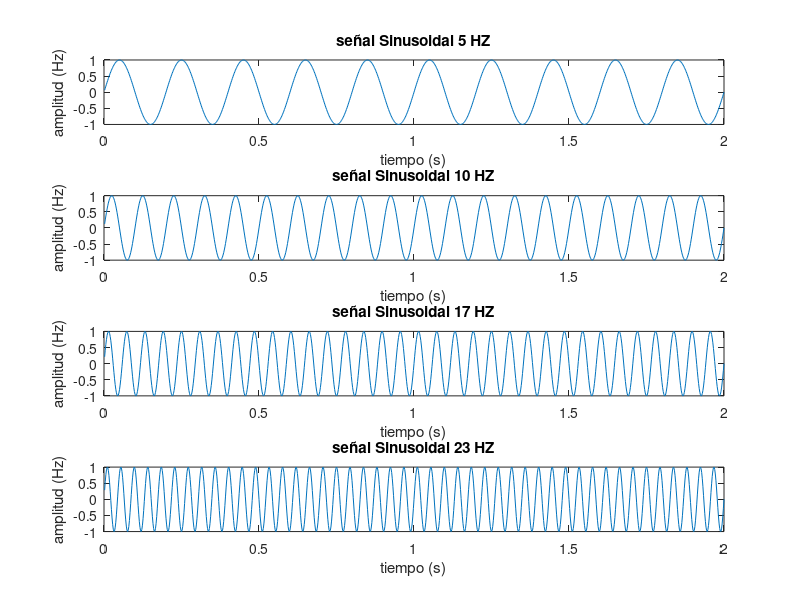
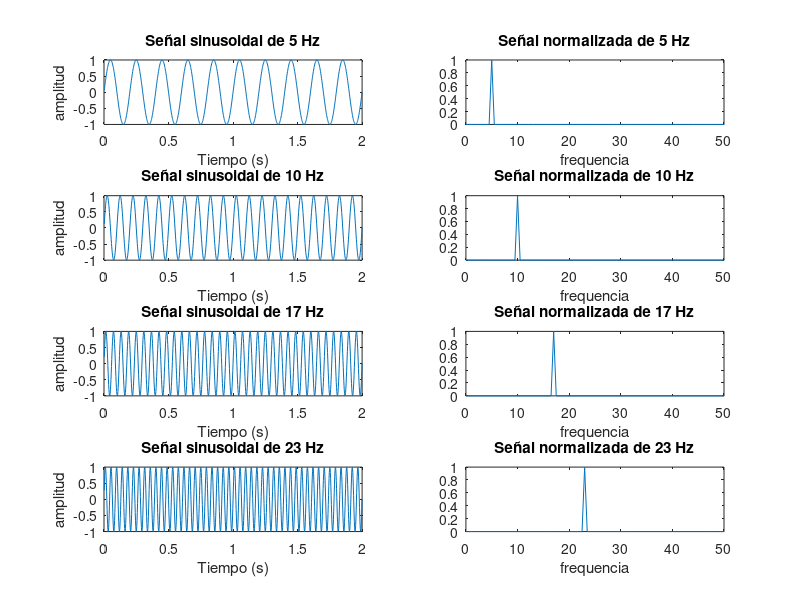
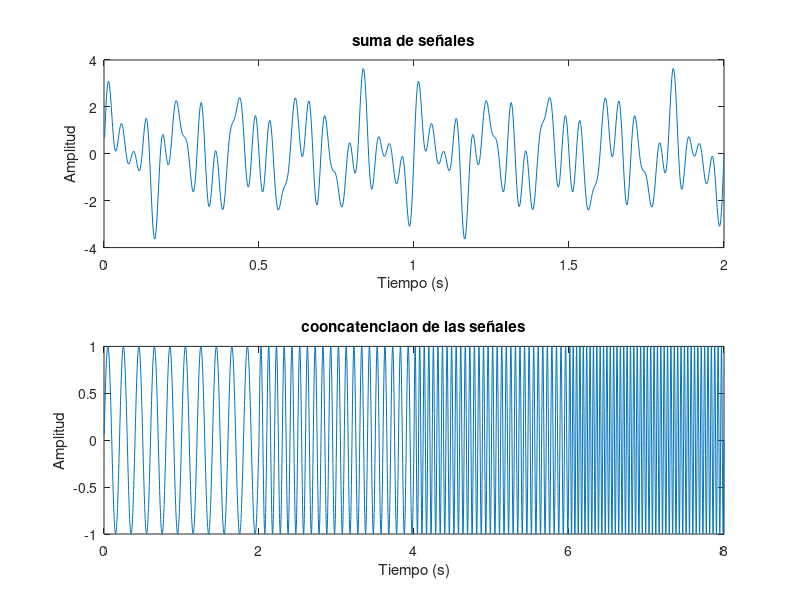
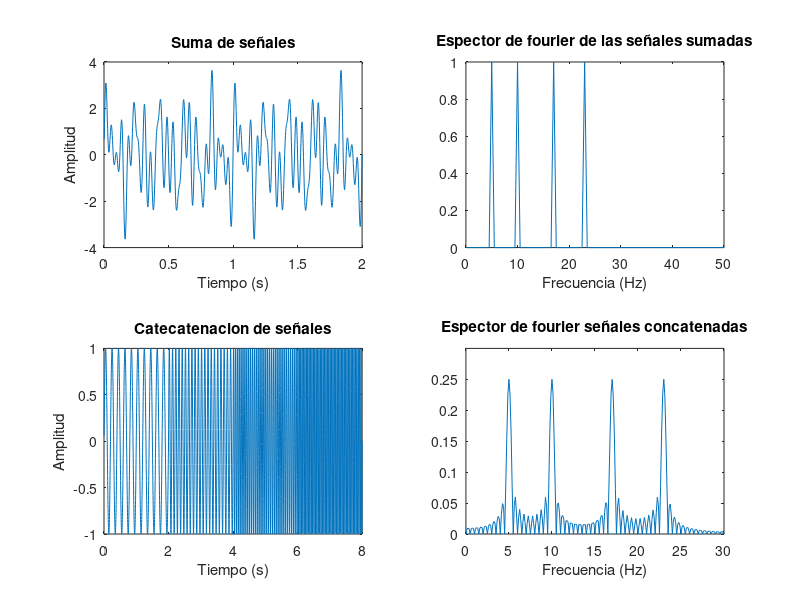

Write MATLAB code to recreate these figures, in order. (Note: this script raises an error after producing the figures.)
Fs = 500;

F1 = 5;
F2 = 10;
F3 = 17;
F4 = 23;

t=1/Fs:1/Fs:2;
t2 = 1/Fs:1/Fs:8;

f = Fs*(0:((Fs*t(end))/2))/(Fs*t(end));
f2 = Fs*(0:((Fs*t2(end))/2))/(Fs*t2(end));

s1 = sin(2*pi*F1*t);
s2 = sin(2*pi*F2*t);
s3 = sin(2*pi*F3*t);
s4 = sin(2*pi*F4*t);

figure('name','señales sinusoidales', 'units', 'normalized')

subplot(4,1,1);
plot(t,s1);
title(['señal Sinusoidal ', num2str(F1),' HZ']);
xlabel('tiempo (s)')
ylabel('amplitud (Hz)')

subplot(4,1,2);
plot(t,s2);
title(['señal Sinusoidal ', num2str(F2),' HZ']);
xlabel('tiempo (s)')
ylabel('amplitud (Hz)')

subplot(4,1,3);
plot(t,s3);
title(['señal Sinusoidal ', num2str(F3),' HZ']);
xlabel('tiempo (s)')
ylabel('amplitud (Hz)')

subplot(4,1,4);
plot(t,s4);
title(['señal Sinusoidal ', num2str(F4),' HZ']);
xlabel('tiempo (s)')
ylabel('amplitud (Hz)')

fourier1 = fft(s1);
fourier2 = fft(s2);
fourier3 = fft(s3);
fourier4 = fft(s4);

mag1 = abs(fourier1/(Fs*t(end)));
mag2 = abs(fourier2/(Fs*t(end)));
mag3 = abs(fourier3/(Fs*t(end)));
mag4 = abs(fourier4/(Fs*t(end)));

norm1=mag1(1:(Fs*t(end))/2+1);
norm1(2:end-1) = 2*norm1(2:end-1);
norm2=mag2(1:(Fs*t(end))/2+1);
norm2(2:end-1) = 2*norm2(2:end-1);
norm3=mag3(1:(Fs*t(end))/2+1);
norm3(2:end-1) = 2*norm3(2:end-1);
norm4=mag4(1:(Fs*t(end))/2+1);
norm4(2:end-1) = 2*norm4(2:end-1);

figure('name','Individual fourier', 'units', 'normalized')

subplot(4,2,1)
plot(t,s1)
title(['Señal sinusoidal de ',num2str(F1),' Hz']);
xlabel('Tiempo (s)');
ylabel('amplitud')

subplot(4,2,3)
plot(t,s2)
title(['Señal sinusoidal de ',num2str(F2),' Hz']);
xlabel('Tiempo (s)');
ylabel('amplitud')

subplot(4,2,5)
plot(t,s3)
title(['Señal sinusoidal de ',num2str(F3),' Hz']);
xlabel('Tiempo (s)');
ylabel('amplitud')

subplot(4,2,7)
plot(t,s4)
title(['Señal sinusoidal de ',num2str(F4),' Hz']);
xlabel('Tiempo (s)');
ylabel('amplitud')


subplot(4,2,2)
plot(f,norm1)
axis([0 50 0 1])
title(['Señal normalizada de ',num2str(F1),' Hz']);
xlabel('frequencia');

subplot(4,2,4)
plot(f,norm2)
axis([0 50 0 1])
title(['Señal normalizada de ',num2str(F2),' Hz']);
xlabel('frequencia');

subplot(4,2,6)
plot(f,norm3)
axis([0 50 0 1])
title(['Señal normalizada de ',num2str(F3),' Hz']);
xlabel('frequencia');

subplot(4,2,8)
plot(f,norm4)
axis([0 50 0 1])
title(['Señal normalizada de ',num2str(F4),' Hz']);
xlabel('frequencia');

%Señales sumadas 
SumSeniales = s1+s2+s3+s4;

%Señales concatenadas
CatSeniales = [s1 s2 s3 s4];

figure('name', 'comparacion de señales', 'units', 'normalized', 'outerposition', [0 0 1 1 ])
subplot(2,1,1)
plot(t,SumSeniales)
title('suma de señales')
xlabel('Tiempo (s)')
ylabel('Amplitud')

subplot(2,1,2)
plot(t2,CatSeniales);
title('cooncatenciaon de las señales');
xlabel('Tiempo (s)')
ylabel('Amplitud')

%Espectro de fourier de la señal sumada
FourierSum = fft(SumSeniales);

%Espectro fourier señales concatenadas
FourierCat = fft(CatSeniales);

%Magnitud espectral normalizada
MagSum = abs(FourierSum/(Fs*t(end)));
MagCat = abs(FourierCat/(Fs*t2(end)));

%Se acomodan las frecuencias
NormSum = MagSum(1:(Fs*t(end))/2+1);
NormSum(2:end-1) = 2*NormSum(2:end-1);

NormCat = MagCat(1:(Fs*t2(end))/2+1);
NormCat(2:end-1) = 2*NormCat(2:end-1);

%Graficar resultados 
figure('Name', 'Suma-concatenacion', 'units', 'normalized', 'outerposition', [0 0 1 1])
subplot(2,2,1)
plot(t,SumSeniales)
title('Suma de señales');
xlabel('Tiempo (s)')
ylabel('Amplitud')

subplot(2,2,3)
plot(t2,CatSeniales)
title('Catecatenacion de señales');
xlabel('Tiempo (s)')
ylabel('Amplitud')

subplot(2,2,2)
plot(f,NormSum)
axis([0 50 0 1])
title('Espector de fourier de las señales sumadas');
xlabel('Frecuencia (Hz)')

subplot(2,2,4)
plot(f2,NormCat)
axis([0 30 0 .3])
title('Espector de fourier señales concatenadas');
xlabel('Frecuencia (Hz)')

% Agregr un desface a las señales sinusoidales
s5 = sin(2*pi*F1*t+pi/3); % Señal  desfasada pi/3
s6 = sin(2*pi*F2*t+pi/2); % Señal  desfasada pi/2
s7 = sin(2*pi*F3*t+pi/3); % Señal  desfasada pi/
s8 = sin(2*pi*F4*t+pi); % Señal  desfasada pi

figure('name', 'señales y defase', 'units', 'normalized', 'outerposition', [0 0 1 1])

subplot(4,2,2)
plot(t,s5)
title(['Señal sinusaoidal de ',num2str(F1), 'Hz']);
xlabel('tiempo (s)'); ylabel('Amplitud')

subplot(4,2,4)
plot(t,s6)
title(['Señal sinusaoidal de ',num2str(F2), 'Hz con phi=\pi/3']);
xlabel('tiempo (s)'); ylabel('Amplitud')

subplot(4,2,6)
plot(t,s7)
title(['Señal sinusaoidal de ',num2str(F3), 'Hz con phi=\pi/2']);
xlabel('tiempo (s)'); ylabel('Amplitud')

subplot(4,2,8)
plot(t,s8)
title(['Señal sinusaoidal de ',num2str(F4), 'Hz con phi=\pi/3']);
xlabel('tiempo (s)'); ylabel('Amplitud')

%% Aplicar la transformada de fourier 
fourier5 = fft(s5);
fourier6 = fft(s6);
fourier7 = fft(s7);
fourier8 = fft(s8);

%tiene componentes imaginarios
mag5 = abs(fourier5/(Fs*t(end)));
mag6 = abs(fourier6/(Fs*t(end)));
mag7 = abs(fourier7/(Fs*t(end)));
mag8 = abs(fourier8/(Fs*t(end)));

% Normalizacion correcta
norm5 = mag5(1:(FS*t(end))/2+1);
norm5(2:end-1) = 2*norm5(2:end-1);
norm6 = mag6(1:(FS*t(end))/2+1);
norm6(2:end-1) = 2*norm6(2:end-1);
norm7 = mag7(1:(FS*t(end))/2+1);
norm7(2:end-1) = 2*norm7(2:end-1);
norm8 = mag8(1:(FS*t(end))/2+1);
norm8(2:end-1) = 2*norm8(2:end-1);

% Graficar las figuras 
figure('name', 'fourier señales en fase y desfase', 'units', 'normalized', 'outerposition', [0 0 1 1])

subplot(4,2,1)
plot(f,norm1)
axis([0 50 0 1])
title('Espector señal ', num2str(F1), 'Hz')
xlabel('tiempo (s)'); ylabel('Amplitud')

subplot(4,2,3)
plot(f,norm2)
axis([0 50 0 1])
title('Espector señal ', num2str(F2), 'Hz')
xlabel('tiempo (s)'); ylabel('Amplitud')

subplot(4,2,5)
plot(f,norm3)
axis([0 50 0 1])
title('Espector señal ', num2str(F3), 'Hz')
xlabel('tiempo (s)'); ylabel('Amplitud')

subplot(4,2,7)
plot(f,norm4)
axis([0 50 0 1])
title('Espector señal ', num2str(F4), 'Hz')
xlabel('tiempo (s)'); ylabel('Amplitud')

subplot(4,2,2)
plot(f,norm5)
axis([0 50 0 1])
title('Espector señal ', num2str(F5), 'Hz')
xlabel('tiempo (s)'); ylabel('Amplitud')

subplot(4,2,4)
plot(f,norm6)
axis([0 50 0 1])
title('Espector señal ', num2str(F6), 'Hz')
xlabel('tiempo (s)'); ylabel('Amplitud')

subplot(4,2,6)
plot(f,norm7)
axis([0 50 0 1])
title('Espector señal ', num2str(F7), 'Hz')
xlabel('tiempo (s)'); ylabel('Amplitud')

subplot(4,2,8)
plot(f,norm8)
axis([0 50 0 1])
title('Espector señal ', num2str(F8), 'Hz')
xlabel('tiempo (s)'); ylabel('Amplitud')

%Fase de la señal de fourier
magAng1 = angle(fourier1/(Fs*t(end)));
magAng2 = angle(fourier2/(Fs*t(end)));
magAng3 = angle(fourier3/(Fs*t(end)));
magAng4 = angle(fourier4/(Fs*t(end)));
magAng5 = angle(fourier5/(Fs*t(end)));
magAng6 = angle(fourier6/(Fs*t(end)));
magAng7 = angle(fourier7/(Fs*t(end)));
magAng8 = angle(fourier8/(Fs*t(end)));

NormAng1 = magAng1(1:(Fs*t(end))/2+1);
NormAng2 = magAng2(1:(Fs*t(end))/2+1);
NormAng3 = magAng3(1:(Fs*t(end))/2+1);
NormAng4 = magAng4(1:(Fs*t(end))/2+1);
NormAng5 = magAng5(1:(Fs*t(end))/2+1);
NormAng6 = magAng6(1:(Fs*t(end))/2+1);
NormAng7 = magAng7(1:(Fs*t(end))/2+1);
NormAng8 = magAng8(1:(Fs*t(end))/2+1);

% Graficar las figuras 
figure('name', 'fase de fourier', 'units', 'normalized', 'outerposition', [0 0 1 1])

subplot(4,2,1)
plot(f,NormAng1)
axis([0 50 0 1])
title('Espector de fourier')
xlabel('tiempo (s)'); ylabel('Amplitud')

subplot(4,2,3)
plot(f,norm2)
axis([0 50 0 1])
title('Espector señal ', num2str(F2), 'Hz')
xlabel('tiempo (s)'); ylabel('Amplitud')

subplot(4,2,5)
plot(f,norm3)
axis([0 50 0 1])
title('Espector señal ', num2str(F3), 'Hz')
xlabel('tiempo (s)'); ylabel('Amplitud')

subplot(4,2,7)
plot(f,norm4)
axis([0 50 0 1])
title('Espector señal ', num2str(F4), 'Hz')
xlabel('tiempo (s)'); ylabel('Amplitud')

subplot(4,2,2)
plot(f,norm5)
axis([0 50 0 1])
title('Espector señal ', num2str(F5), 'Hz')
xlabel('tiempo (s)'); ylabel('Amplitud')

subplot(4,2,4)
plot(f,norm6)
axis([0 50 0 1])
title('Espector señal ', num2str(F6), 'Hz')
xlabel('tiempo (s)'); ylabel('Amplitud')

subplot(4,2,6)
plot(f,norm7)
axis([0 50 0 1])
title('Espector señal ', num2str(F7), 'Hz')
xlabel('tiempo (s)'); ylabel('Amplitud')

subplot(4,2,8)
plot(f,norm8)
axis([0 50 0 1])
title('Espector señal ', num2str(F8), 'Hz')
xlabel('tiempo (s)'); ylabel('Amplitud')
